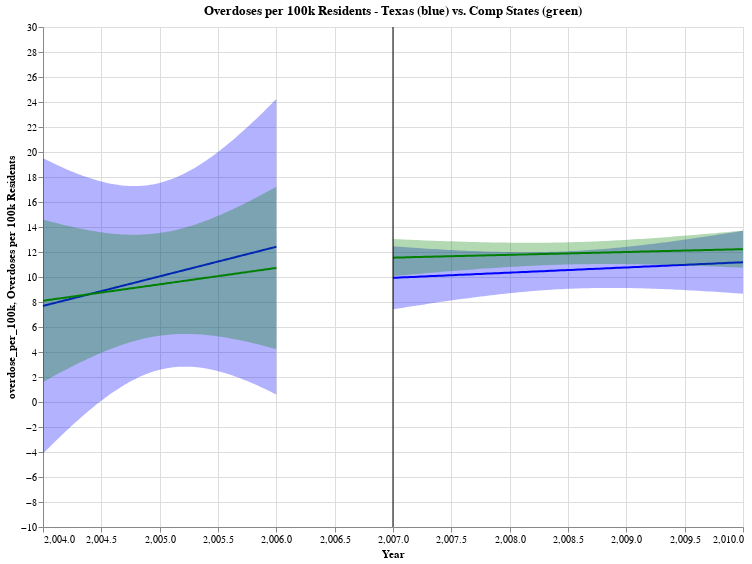

Notebook source saved alongside this figure:
### Code cell
(reg_chart_tx_b4 + reg_chart_tx_after + reg_chart_comp_b4 + reg_chart_comp_after + line).properties(width=700, height=500)

### Figure 1 — Vega-Lite specification as saved in the notebook (floating-point values rounded to 4 significant figures)
{"config": {"view": {"continuousWidth": 400, "continuousHeight": 300}}, "layer": [{"mark": "errorband", "encoding": {"color": {"value": "blue"}, "x": {"field": "Year", "type": "quantitative"}, "y": {"field": "ci_low", "title": "overdose_per_100k", "type": "quantitative"}, "y2": {"field": "ci_high"}}}, {"mark": "line", "encoding": {"color": {"value": "blue"}, "x": {"field": "Year", "scale": {"zero": false}, "title": "Year", "type": "quantitative"}, "y": {"field": "overdose_per_100k", "scale": {"zero": false}, "title": "Overdoses per 100k Residents", "type": "quantitative"}}, "title": "Overdoses per 100k Residents - Texas (blue) vs. Comp States (green)"}, {"layer": [{"mark": "errorband", "encoding": {"color": {"value": "blue"}, "x": {"field": "Year", "type": "quantitative"}, "y": {"field": "ci_low", "title": "overdose_per_100k", "type": "quantitative"}, "y2": {"field": "ci_high"}}}, {"mark": "line", "encoding": {"color": {"value": "blue"}, "x": {"field": "Year", "scale": {"zero": false}, "title": "Year", "type": "quantitative"}, "y": {"field": "overdose_per_100k", "scale": {"zero": false}, "title": "Overdoses per 100k Residents", "type": "quantitative"}}, "title": "Overdoses per 100k Residents - Texas (blue) vs. Comp States (green)"}], "data": {"name": "data-905bd8d91f43b8ddf96f387590000862"}}, {"layer": [{"mark": "errorband", "encoding": {"color": {"value": "green"}, "x": {"field": "Year", "type": "quantitative"}, "y": {"field": "ci_low", "title": "overdose_per_100k", "type": "quantitative"}, "y2": {"field": "ci_high"}}}, {"mark": "line", "encoding": {"color": {"value": "green"}, "x": {"field": "Year", "scale": {"zero": false}, "title": "Year", "type": "quantitative"}, "y": {"field": "overdose_per_100k", "scale": {"zero": false}, "title": "Overdoses per 100k Residents", "type": "quantitative"}}, "title": "Overdoses per 100k Residents - Comp States"}], "data": {"name": "data-c4581399b7f75f93df57c7f247b3838b"}}, {"layer": [{"mark": "errorband", "encoding": {"color": {"value": "green"}, "x": {"field": "Year", "type": "quantitative"}, "y": {"field": "ci_low", "title": "overdose_per_100k", "type": "quantitative"}, "y2": {"field": "ci_high"}}}, {"mark": "line", "encoding": {"color": {"value": "green"}, "x": {"field": "Year", "scale": {"zero": false}, "title": "Year", "type": "quantitative"}, "y": {"field": "overdose_per_100k", "scale": {"zero": false}, "title": "Overdoses per 100k Residents", "type": "quantitative"}}, "title": "Overdoses per 100k Residents - Comp States"}], "data": {"name": "data-6ae60af39498439c08a1ab281b1eefd2"}}, {"data": {"name": "data-666077794fe9b0ba4baa1b4b43e5789c"}, "mark": "rule", "encoding": {"color": {"field": "color", "scale": null, "type": "nominal"}, "x": {"field": "Date", "type": "quantitative"}}}], "data": {"name": "data-18c0b27a2a02e4ded1fca045c0f68e86"}, "height": 500, "width": 700, "$schema": "https://vega.github.io/schema/vega-lite/v4.17.0.json", "datasets": {"data-18c0b27a2a02e4ded1fca045c0f68e86": [{"Year": 2004.0, "overdose_per_100k": 7.687, "ci_low": -4.135, "ci_high": 19.51}, {"Year": 2004.0, "overdose_per_100k": 7.734, "ci_low": -3.946, "ci_high": 19.41}, {"Year": 2004.0, "overdose_per_100k": 7.781, "ci_low": -3.759, "ci_high": 19.32}, {"Year": 2004.0, "overdose_per_100k": 7.829, "ci_low": -3.573, "ci_high": 19.23}, {"Year": 2004.0, "overdose_per_100k": 7.876, "ci_low": -3.388, "ci_high": 19.14}, {"Year": 2004.0, "overdose_per_100k": 7.923, "ci_low": -3.204, "ci_high": 19.05}, {"Year": 2004.0, "overdose_per_100k": 7.971, "ci_low": -3.022, "ci_high": 18.96}, {"Year": 2004.0, "overdose_per_100k": 8.018, "ci_low": -2.841, "ci_high": 18.88}, {"Year": 2004.0, "overdose_per_100k": 8.065, "ci_low": -2.662, "ci_high": 18.79}, {"Year": 2004.0, "overdose_per_100k": 8.113, "ci_low": -2.484, "ci_high": 18.71}, {"Year": 2004.0, "overdose_per_100k": 8.16, "ci_low": -2.308, "ci_high": 18.63}, {"Year": 2004.0, "overdose_per_100k": 8.207, "ci_low": -2.133, "ci_high": 18.55}, {"Year": 2004.0, "overdose_per_100k": 8.255, "ci_low": -1.96, "ci_high": 18.47}, {"Year": 2004.0, "overdose_per_100k": 8.302, "ci_low": -1.789, "ci_high": 18.39}, {"Year": 2004.0, "overdose_per_100k": 8.349, "ci_low": -1.619, "ci_high": 18.32}, {"Year": 2004.0, "overdose_per_100k": 8.396, "ci_low": -1.452, "ci_high": 18.24}, {"Year": 2004.0, "overdose_per_100k": 8.444, "ci_low": -1.286, "ci_high": 18.17}, {"Year": 2004.0, "overdose_per_100k": 8.491, "ci_low": -1.123, "ci_high": 18.11}, {"Year": 2004.0, "overdose_per_100k": 8.538, "ci_low": -0.9616, "ci_high": 18.04}, {"Year": 2004.0, "overdose_per_100k": 8.586, "ci_low": -0.8024, "ci_high": 17.97}, {"Year": 2004.0, "overdose_per_100k": 8.633, "ci_low": -0.6455, "ci_high": 17.91}, {"Year": 2004.0, "overdose_per_100k": 8.68, "ci_low": -0.4909, "ci_high": 17.85}, {"Year": 2004.0, "overdose_per_100k": 8.728, "ci_low": -0.3388, "ci_high": 17.79}, {"Year": 2004.0, "overdose_per_100k": 8.775, "ci_low": -0.1891, "ci_high": 17.74}, {"Year": 2004.0, "overdose_per_100k": 8.822, "ci_low": -0.04212, "ci_high": 17.69}, {"Year": 2004.0, "overdose_per_100k": 8.87, "ci_low": 0.1022, "ci_high": 17.64}, {"Year": 2005.0, "overdose_per_100k": 8.917, "ci_low": 0.2438, "ci_high": 17.59}, {"Year": 2005.0, "overdose_per_100k": 8.964, "ci_low": 0.3824, "ci_high": 17.55}, {"Year": 2005.0, "overdose_per_100k": 9.012, "ci_low": 0.5181, "ci_high": 17.5}, {"Year": 2005.0, "overdose_per_100k": 9.059, "ci_low": 0.6508, "ci_high": 17.47}, {"Year": 2005.0, "overdose_per_100k": 9.106, "ci_low": 0.7803, "ci_high": 17.43}, {"Year": 2005.0, "overdose_per_100k": 9.153, "ci_low": 0.9065, "ci_high": 17.4}, {"Year": 2005.0, "overdose_per_100k": 9.201, "ci_low": 1.029, "ci_high": 17.37}, {"Year": 2005.0, "overdose_per_100k": 9.248, "ci_low": 1.149, "ci_high": 17.35}, {"Year": 2005.0, "overdose_per_100k": 9.295, "ci_low": 1.265, "ci_high": 17.33}, {"Year": 2005.0, "overdose_per_100k": 9.343, "ci_low": 1.377, "ci_high": 17.31}, {"Year": 2005.0, "overdose_per_100k": 9.39, "ci_low": 1.486, "ci_high": 17.29}, {"Year": 2005.0, "overdose_per_100k": 9.437, "ci_low": 1.591, "ci_high": 17.28}, {"Year": 2005.0, "overdose_per_100k": 9.485, "ci_low": 1.691, "ci_high": 17.28}, {"Year": 2005.0, "overdose_per_100k": 9.532, "ci_low": 1.788, "ci_high": 17.28}, {"Year": 2005.0, "overdose_per_100k": 9.579, "ci_low": 1.881, "ci_high": 17.28}, {"Year": 2005.0, "overdose_per_100k": 9.627, "ci_low": 1.97, "ci_high": 17.28}, {"Year": 2005.0, "overdose_per_100k": 9.674, "ci_low": 2.055, "ci_high": 17.29}, {"Year": 2005.0, "overdose_per_100k": 9.721, "ci_low": 2.135, "ci_high": 17.31}, {"Year": 2005.0, "overdose_per_100k": 9.768, "ci_low": 2.211, "ci_high": 17.33}, {"Year": 2005.0, "overdose_per_100k": 9.816, "ci_low": 2.283, "ci_high": 17.35}, {"Year": 2005.0, "overdose_per_100k": 9.863, "ci_low": 2.35, "ci_high": 17.38}, {"Year": 2005.0, "overdose_per_100k": 9.91, "ci_low": 2.413, "ci_high": 17.41}, {"Year": 2005.0, "overdose_per_100k": 9.958, "ci_low": 2.472, "ci_high": 17.44}, {"Year": 2005.0, "overdose_per_100k": 10.0, "ci_low": 2.526, "ci_high": 17.48}, {"Year": 2005.0, "overdose_per_100k": 10.05, "ci_low": 2.575, "ci_high": 17.53}, {"Year": 2005.0, "overdose_per_100k": 10.1, "ci_low": 2.621, "ci_high": 17.58}, {"Year": 2005.0, "overdose_per_100k": 10.15, "ci_low": 2.661, "ci_high": 17.63}, {"Year": 2005.0, "overdose_per_100k": 10.19, "ci_low": 2.697, "ci_high": 17.69}, {"Year": 2005.0, "overdose_per_100k": 10.24, "ci_low": 2.729, "ci_high": 17.75}, {"Year": 2005.0, "overdose_per_100k": 10.29, "ci_low": 2.756, "ci_high": 17.82}, {"Year": 2005.0, "overdose_per_100k": 10.34, "ci_low": 2.779, "ci_high": 17.89}, {"Year": 2005.0, "overdose_per_100k": 10.38, "ci_low": 2.798, "ci_high": 17.97}, {"Year": 2005.0, "overdose_per_100k": 10.43, "ci_low": 2.812, "ci_high": 18.05}, {"Year": 2005.0, "overdose_per_100k": 10.48, "ci_low": 2.822, "ci_high": 18.13}, {"Year": 2005.0, "overdose_per_100k": 10.53, "ci_low": 2.828, "ci_high": 18.22}, {"Year": 2005.0, "overdose_per_100k": 10.57, "ci_low": 2.829, "ci_high": 18.32}, {"Year": 2005.0, "overdose_per_100k": 10.62, "ci_low": 2.827, "ci_high": 18.41}, {"Year": 2005.0, "overdose_per_100k": 10.67, "ci_low": 2.821, "ci_high": 18.51}, {"Year": 2005.0, "overdose_per_100k": 10.71, "ci_low": 2.81, "ci_high": 18.62}, {"Year": 2005.0, "overdose_per_100k": 10.76, "ci_low": 2.796, "ci_high": 18.73}, {"Year": 2005.0, "overdose_per_100k": 10.81, "ci_low": 2.779, "ci_high": 18.84}, {"Year": 2005.0, "overdose_per_100k": 10.86, "ci_low": 2.757, "ci_high": 18.96}, {"Year": 2005.0, "overdose_per_100k": 10.9, "ci_low": 2.733, "ci_high": 19.08}, {"Year": 2005.0, "overdose_per_100k": 10.95, "ci_low": 2.704, "ci_high": 19.2}, {"Year": 2005.0, "overdose_per_100k": 11.0, "ci_low": 2.673, "ci_high": 19.32}, {"Year": 2005.0, "overdose_per_100k": 11.05, "ci_low": 2.638, "ci_high": 19.45}, {"Year": 2005.0, "overdose_per_100k": 11.09, "ci_low": 2.6, "ci_high": 19.59}, {"Year": 2005.0, "overdose_per_100k": 11.14, "ci_low": 2.559, "ci_high": 19.72}, {"Year": 2005.0, "overdose_per_100k": 11.19, "ci_low": 2.515, "ci_high": 19.86}, {"Year": 2005.0, "overdose_per_100k": 11.24, "ci_low": 2.468, "ci_high": 20.0}, {"Year": 2006.0, "overdose_per_100k": 11.28, "ci_low": 2.418, "ci_high": 20.15}, {"Year": 2006.0, "overdose_per_100k": 11.33, "ci_low": 2.366, "ci_high": 20.29}, {"Year": 2006.0, "overdose_per_100k": 11.38, "ci_low": 2.311, "ci_high": 20.44}, {"Year": 2006.0, "overdose_per_100k": 11.42, "ci_low": 2.253, "ci_high": 20.6}, {"Year": 2006.0, "overdose_per_100k": 11.47, "ci_low": 2.193, "ci_high": 20.75}, {"Year": 2006.0, "overdose_per_100k": 11.52, "ci_low": 2.131, "ci_high": 20.91}, {"Year": 2006.0, "overdose_per_100k": 11.57, "ci_low": 2.066, "ci_high": 21.07}, {"Year": 2006.0, "overdose_per_100k": 11.61, "ci_low": 1.999, "ci_high": 21.23}, {"Year": 2006.0, "overdose_per_100k": 11.66, "ci_low": 1.931, "ci_high": 21.39}, {"Year": 2006.0, "overdose_per_100k": 11.71, "ci_low": 1.86, "ci_high": 21.56}, {"Year": 2006.0, "overdose_per_100k": 11.76, "ci_low": 1.787, "ci_high": 21.72}, {"Year": 2006.0, "overdose_per_100k": 11.8, "ci_low": 1.712, "ci_high": 21.89}, {"Year": 2006.0, "overdose_per_100k": 11.85, "ci_low": 1.635, "ci_high": 22.06}, {"Year": 2006.0, "overdose_per_100k": 11.9, "ci_low": 1.557, "ci_high": 22.24}, {"Year": 2006.0, "overdose_per_100k": 11.94, "ci_low": 1.477, "ci_high": 22.41}, {"Year": 2006.0, "overdose_per_100k": 11.99, "ci_low": 1.395, "ci_high": 22.59}, {"Year": 2006.0, "overdose_per_100k": 12.04, "ci_low": 1.312, "ci_high": 22.77}, {"Year": 2006.0, "overdose_per_100k": 12.09, "ci_low": 1.227, "ci_high": 22.95}, {"Year": 2006.0, "overdose_per_100k": 12.13, "ci_low": 1.141, "ci_high": 23.13}, {"Year": 2006.0, "overdose_per_100k": 12.18, "ci_low": 1.054, "ci_high": 23.31}, {"Year": 2006.0, "overdose_per_100k": 12.23, "ci_low": 0.9645, "ci_high": 23.49}, {"Year": 2006.0, "overdose_per_100k": 12.28, "ci_low": 0.8742, "ci_high": 23.68}, {"Year": 2006.0, "overdose_per_100k": 12.32, "ci_low": 0.7826, "ci_high": 23.86}, {"Year": 2006.0, "overdose_per_100k": 12.37, "ci_low": 0.6898, "ci_high": 24.05}, {"Year": 2006.0, "overdose_per_100k": 12.42, "ci_low": 0.5959, "ci_high": 24.24}], "data-905bd8d91f43b8ddf96f387590000862": [{"Year": 2007.0, "overdose_per_100k": 9.933, "ci_low": 7.416, "ci_high": 12.45}, {"Year": 2007.0, "overdose_per_100k": 9.946, "ci_low": 7.46, "ci_high": 12.43}, {"Year": 2007.0, "overdose_per_100k": 9.958, "ci_low": 7.505, "ci_high": 12.41}, {"Year": 2007.0, "overdose_per_100k": 9.971, "ci_low": 7.549, "ci_high": 12.39}, {"Year": 2007.0, "overdose_per_100k": 9.983, "ci_low": 7.593, "ci_high": 12.37}, {"Year": 2007.0, "overdose_per_100k": 9.996, "ci_low": 7.637, "ci_high": 12.35}, {"Year": 2007.0, "overdose_per_100k": 10.01, "ci_low": 7.68, "ci_high": 12.34}, {"Year": 2007.0, "overdose_per_100k": 10.02, "ci_low": 7.723, "ci_high": 12.32}, {"Year": 2007.0, "overdose_per_100k": 10.03, "ci_low": 7.766, "ci_high": 12.3}, {"Year": 2007.0, "overdose_per_100k": 10.05, "ci_low": 7.809, "ci_high": 12.28}, {"Year": 2007.0, "overdose_per_100k": 10.06, "ci_low": 7.851, "ci_high": 12.27}, {"Year": 2007.0, "overdose_per_100k": 10.07, "ci_low": 7.893, "ci_high": 12.25}, {"Year": 2007.0, "overdose_per_100k": 10.08, "ci_low": 7.934, "ci_high": 12.23}, {"Year": 2007.0, "overdose_per_100k": 10.1, "ci_low": 7.975, "ci_high": 12.22}, {"Year": 2007.0, "overdose_per_100k": 10.11, "ci_low": 8.016, "ci_high": 12.2}, {"Year": 2007.0, "overdose_per_100k": 10.12, "ci_low": 8.056, "ci_high": 12.18}, {"Year": 2007.0, "overdose_per_100k": 10.13, "ci_low": 8.096, "ci_high": 12.17}, {"Year": 2008.0, "overdose_per_100k": 10.15, "ci_low": 8.136, "ci_high": 12.16}, {"Year": 2008.0, "overdose_per_100k": 10.16, "ci_low": 8.175, "ci_high": 12.14}, {"Year": 2008.0, "overdose_per_100k": 10.17, "ci_low": 8.213, "ci_high": 12.13}, {"Year": 2008.0, "overdose_per_100k": 10.18, "ci_low": 8.251, "ci_high": 12.11}, {"Year": 2008.0, "overdose_per_100k": 10.2, "ci_low": 8.289, "ci_high": 12.1}, {"Year": 2008.0, "overdose_per_100k": 10.21, "ci_low": 8.326, "ci_high": 12.09}, {"Year": 2008.0, "overdose_per_100k": 10.22, "ci_low": 8.362, "ci_high": 12.08}, {"Year": 2008.0, "overdose_per_100k": 10.23, "ci_low": 8.398, "ci_high": 12.07}, {"Year": 2008.0, "overdose_per_100k": 10.25, "ci_low": 8.433, "ci_high": 12.06}, {"Year": 2008.0, "overdose_per_100k": 10.26, "ci_low": 8.468, "ci_high": 12.05}, {"Year": 2008.0, "overdose_per_100k": 10.27, "ci_low": 8.502, "ci_high": 12.04}, {"Year": 2008.0, "overdose_per_100k": 10.28, "ci_low": 8.535, "ci_high": 12.03}, {"Year": 2008.0, "overdose_per_100k": 10.3, "ci_low": 8.568, "ci_high": 12.02}, {"Year": 2008.0, "overdose_per_100k": 10.31, "ci_low": 8.6, "ci_high": 12.02}, {"Year": 2008.0, "overdose_per_100k": 10.32, "ci_low": 8.631, "ci_high": 12.01}, {"Year": 2008.0, "overdose_per_100k": 10.33, "ci_low": 8.662, "ci_high": 12.0}, {"Year": 2008.0, "overdose_per_100k": 10.35, "ci_low": 8.691, "ci_high": 12.0}, {"Year": 2008.0, "overdose_per_100k": 10.36, "ci_low": 8.72, "ci_high": 12.0}, {"Year": 2008.0, "overdose_per_100k": 10.37, "ci_low": 8.748, "ci_high": 11.99}, {"Year": 2008.0, "overdose_per_100k": 10.38, "ci_low": 8.775, "ci_high": 11.99}, {"Year": 2008.0, "overdose_per_100k": 10.39, "ci_low": 8.801, "ci_high": 11.99}, {"Year": 2008.0, "overdose_per_100k": 10.41, "ci_low": 8.827, "ci_high": 11.99}, {"Year": 2008.0, "overdose_per_100k": 10.42, "ci_low": 8.851, "ci_high": 11.99}, {"Year": 2008.0, "overdose_per_100k": 10.43, "ci_low": 8.875, "ci_high": 11.99}, {"Year": 2008.0, "overdose_per_100k": 10.44, "ci_low": 8.897, "ci_high": 11.99}, {"Year": 2008.0, "overdose_per_100k": 10.46, "ci_low": 8.918, "ci_high": 12.0}, {"Year": 2008.0, "overdose_per_100k": 10.47, "ci_low": 8.939, "ci_high": 12.0}, {"Year": 2008.0, "overdose_per_100k": 10.48, "ci_low": 8.958, "ci_high": 12.01}, {"Year": 2008.0, "overdose_per_100k": 10.49, "ci_low": 8.977, "ci_high": 12.01}, {"Year": 2008.0, "overdose_per_100k": 10.51, "ci_low": 8.994, "ci_high": 12.02}, {"Year": 2008.0, "overdose_per_100k": 10.52, "ci_low": 9.01, "ci_high": 12.03}, {"Year": 2008.0, "overdose_per_100k": 10.53, "ci_low": 9.025, "ci_high": 12.04}, {"Year": 2008.0, "overdose_per_100k": 10.54, "ci_low": 9.04, "ci_high": 12.05}, {"Year": 2008.0, "overdose_per_100k": 10.56, "ci_low": 9.053, "ci_high": 12.06}, {"Year": 2009.0, "overdose_per_100k": 10.57, "ci_low": 9.064, "ci_high": 12.07}, {"Year": 2009.0, "overdose_per_100k": 10.58, "ci_low": 9.075, "ci_high": 12.09}, {"Year": 2009.0, "overdose_per_100k": 10.59, "ci_low": 9.085, "ci_high": 12.1}, {"Year": 2009.0, "overdose_per_100k": 10.61, "ci_low": 9.094, "ci_high": 12.12}, {"Year": 2009.0, "overdose_per_100k": 10.62, "ci_low": 9.101, "ci_high": 12.14}, {"Year": 2009.0, "overdose_per_100k": 10.63, "ci_low": 9.108, "ci_high": 12.16}, {"Year": 2009.0, "overdose_per_100k": 10.64, "ci_low": 9.114, "ci_high": 12.18}, {"Year": 2009.0, "overdose_per_100k": 10.66, "ci_low": 9.118, "ci_high": 12.2}, {"Year": 2009.0, "overdose_per_100k": 10.67, "ci_low": 9.122, "ci_high": 12.22}, {"Year": 2009.0, "overdose_per_100k": 10.68, "ci_low": 9.124, "ci_high": 12.24}, {"Year": 2009.0, "overdose_per_100k": 10.69, "ci_low": 9.126, "ci_high": 12.26}, {"Year": 2009.0, "overdose_per_100k": 10.71, "ci_low": 9.126, "ci_high": 12.29}, {"Year": 2009.0, "overdose_per_100k": 10.72, "ci_low": 9.126, "ci_high": 12.31}, {"Year": 2009.0, "overdose_per_100k": 10.73, "ci_low": 9.125, "ci_high": 12.34}, {"Year": 2009.0, "overdose_per_100k": 10.74, "ci_low": 9.122, "ci_high": 12.37}, {"Year": 2009.0, "overdose_per_100k": 10.76, "ci_low": 9.119, "ci_high": 12.39}, {"Year": 2009.0, "overdose_per_100k": 10.77, "ci_low": 9.116, "ci_high": 12.42}, {"Year": 2009.0, "overdose_per_100k": 10.78, "ci_low": 9.111, "ci_high": 12.45}, {"Year": 2009.0, "overdose_per_100k": 10.79, "ci_low": 9.105, "ci_high": 12.48}, {"Year": 2009.0, "overdose_per_100k": 10.81, "ci_low": 9.099, "ci_high": 12.51}, {"Year": 2009.0, "overdose_per_100k": 10.82, "ci_low": 9.092, "ci_high": 12.55}, {"Year": 2009.0, "overdose_per_100k": 10.83, "ci_low": 9.084, "ci_high": 12.58}, {"Year": 2009.0, "overdose_per_100k": 10.84, "ci_low": 9.076, "ci_high": 12.61}, {"Year": 2009.0, "overdose_per_100k": 10.86, "ci_low": 9.067, "ci_high": 12.65}, {"Year": 2009.0, "overdose_per_100k": 10.87, "ci_low": 9.057, "ci_high": 12.68}, {"Year": 2009.0, "overdose_per_100k": 10.88, "ci_low": 9.047, "ci_high": 12.72}, {"Year": 2009.0, "overdose_per_100k": 10.89, "ci_low": 9.036, "ci_high": 12.75}, {"Year": 2009.0, "overdose_per_100k": 10.91, "ci_low": 9.025, "ci_high": 12.79}, {"Year": 2009.0, "overdose_per_100k": 10.92, "ci_low": 9.013, "ci_high": 12.83}, {"Year": 2009.0, "overdose_per_100k": 10.93, "ci_low": 9.0, "ci_high": 12.86}, {"Year": 2009.0, "overdose_per_100k": 10.94, "ci_low": 8.987, "ci_high": 12.9}, {"Year": 2009.0, "overdose_per_100k": 10.96, "ci_low": 8.973, "ci_high": 12.94}, {"Year": 2009.0, "overdose_per_100k": 10.97, "ci_low": 8.959, "ci_high": 12.98}, {"Year": 2010.0, "overdose_per_100k": 10.98, "ci_low": 8.945, "ci_high": 13.02}, {"Year": 2010.0, "overdose_per_100k": 10.99, "ci_low": 8.93, "ci_high": 13.06}, {"Year": 2010.0, "overdose_per_100k": 11.01, "ci_low": 8.914, "ci_high": 13.1}, {"Year": 2010.0, "overdose_per_100k": 11.02, "ci_low": 8.899, "ci_high": 13.14}, {"Year": 2010.0, "overdose_per_100k": 11.03, "ci_low": 8.882, "ci_high": 13.18}, {"Year": 2010.0, "overdose_per_100k": 11.04, "ci_low": 8.866, "ci_high": 13.22}, {"Year": 2010.0, "overdose_per_100k": 11.06, "ci_low": 8.849, "ci_high": 13.26}, {"Year": 2010.0, "overdose_per_100k": 11.07, "ci_low": 8.832, "ci_high": 13.31}, {"Year": 2010.0, "overdose_per_100k": 11.08, "ci_low": 8.814, "ci_high": 13.35}, {"Year": 2010.0, "overdose_per_100k": 11.09, "ci_low": 8.796, "ci_high": 13.39}, {"Year": 2010.0, "overdose_per_100k": 11.11, "ci_low": 8.778, "ci_high": 13.43}, {"Year": 2010.0, "overdose_per_100k": 11.12, "ci_low": 8.76, "ci_high": 13.48}, {"Year": 2010.0, "overdose_per_100k": 11.13, "ci_low": 8.741, "ci_high": 13.52}, {"Year": 2010.0, "overdose_per_100k": 11.14, "ci_low": 8.722, "ci_high": 13.57}, {"Year": 2010.0, "overdose_per_100k": 11.16, "ci_low": 8.703, "ci_high": 13.61}, {"Year": 2010.0, "overdose_per_100k": 11.17, "ci_low": 8.683, "ci_high": 13.65}, {"Year": 2010.0, "overdose_per_100k": 11.18, "ci_low": 8.663, "ci_high": 13.7}], "data-c4581399b7f75f93df57c7f247b3838b": [{"Year": 2004.0, "overdose_per_100k": 8.101, "ci_low": 1.6, "ci_high": 14.6}, {"Year": 2004.0, "overdose_per_100k": 8.127, "ci_low": 1.704, "ci_high": 14.55}, {"Year": 2004.0, "overdose_per_100k": 8.153, "ci_low": 1.807, "ci_high": 14.5}, {"Year": 2004.0, "overdose_per_100k": 8.179, "ci_low": 1.91, "ci_high": 14.45}, {"Year": 2004.0, "overdose_per_100k": 8.206, "ci_low": 2.012, "ci_high": 14.4}, {"Year": 2004.0, "overdose_per_100k": 8.232, "ci_low": 2.113, "ci_high": 14.35}, {"Year": 2004.0, "overdose_per_100k": 8.258, "ci_low": 2.213, "ci_high": 14.3}, {"Year": 2004.0, "overdose_per_100k": 8.284, "ci_low": 2.313, "ci_high": 14.26}, {"Year": 2004.0, "overdose_per_100k": 8.311, "ci_low": 2.412, "ci_high": 14.21}, {"Year": 2004.0, "overdose_per_100k": 8.337, "ci_low": 2.51, "ci_high": 14.16}, {"Year": 2004.0, "overdose_per_100k": 8.363, "ci_low": 2.607, "ci_high": 14.12}, {"Year": 2004.0, "overdose_per_100k": 8.389, "ci_low": 2.703, "ci_high": 14.08}, {"Year": 2004.0, "overdose_per_100k": 8.416, "ci_low": 2.799, "ci_high": 14.03}, {"Year": 2004.0, "overdose_per_100k": 8.442, "ci_low": 2.893, "ci_high": 13.99}, {"Year": 2004.0, "overdose_per_100k": 8.468, "ci_low": 2.986, "ci_high": 13.95}, {"Year": 2004.0, "overdose_per_100k": 8.494, "ci_low": 3.079, "ci_high": 13.91}, {"Year": 2004.0, "overdose_per_100k": 8.521, "ci_low": 3.17, "ci_high": 13.87}, {"Year": 2004.0, "overdose_per_100k": 8.547, "ci_low": 3.26, "ci_high": 13.83}, {"Year": 2004.0, "overdose_per_100k": 8.573, "ci_low": 3.349, "ci_high": 13.8}, {"Year": 2004.0, "overdose_per_100k": 8.599, "ci_low": 3.437, "ci_high": 13.76}, {"Year": 2004.0, "overdose_per_100k": 8.626, "ci_low": 3.523, "ci_high": 13.73}, {"Year": 2004.0, "overdose_per_100k": 8.652, "ci_low": 3.609, "ci_high": 13.69}, {"Year": 2004.0, "overdose_per_100k": 8.678, "ci_low": 3.693, "ci_high": 13.66}, {"Year": 2004.0, "overdose_per_100k": 8.704, "ci_low": 3.775, "ci_high": 13.63}, {"Year": 2004.0, "overdose_per_100k": 8.731, "ci_low": 3.856, "ci_high": 13.6}, {"Year": 2004.0, "overdose_per_100k": 8.757, "ci_low": 3.936, "ci_high": 13.58}, {"Year": 2005.0, "overdose_per_100k": 8.783, "ci_low": 4.014, "ci_high": 13.55}, {"Year": 2005.0, "overdose_per_100k": 8.809, "ci_low": 4.09, "ci_high": 13.53}, {"Year": 2005.0, "overdose_per_100k": 8.836, "ci_low": 4.165, "ci_high": 13.51}, {"Year": 2005.0, "overdose_per_100k": 8.862, "ci_low": 4.238, "ci_high": 13.49}, {"Year": 2005.0, "overdose_per_100k": 8.888, "ci_low": 4.31, "ci_high": 13.47}, {"Year": 2005.0, "overdose_per_100k": 8.914, "ci_low": 4.379, "ci_high": 13.45}, {"Year": 2005.0, "overdose_per_100k": 8.941, "ci_low": 4.447, "ci_high": 13.43}, {"Year": 2005.0, "overdose_per_100k": 8.967, "ci_low": 4.513, "ci_high": 13.42}, {"Year": 2005.0, "overdose_per_100k": 8.993, "ci_low": 4.577, "ci_high": 13.41}, {"Year": 2005.0, "overdose_per_100k": 9.019, "ci_low": 4.639, "ci_high": 13.4}, {"Year": 2005.0, "overdose_per_100k": 9.046, "ci_low": 4.699, "ci_high": 13.39}, {"Year": 2005.0, "overdose_per_100k": 9.072, "ci_low": 4.757, "ci_high": 13.39}, {"Year": 2005.0, "overdose_per_100k": 9.098, "ci_low": 4.813, "ci_high": 13.38}, {"Year": 2005.0, "overdose_per_100k": 9.124, "ci_low": 4.866, "ci_high": 13.38}, {"Year": 2005.0, "overdose_per_100k": 9.151, "ci_low": 4.918, "ci_high": 13.38}, {"Year": 2005.0, "overdose_per_100k": 9.177, "ci_low": 4.967, "ci_high": 13.39}, {"Year": 2005.0, "overdose_per_100k": 9.203, "ci_low": 5.013, "ci_high": 13.39}, {"Year": 2005.0, "overdose_per_100k": 9.229, "ci_low": 5.058, "ci_high": 13.4}, {"Year": 2005.0, "overdose_per_100k": 9.256, "ci_low": 5.1, "ci_high": 13.41}, {"Year": 2005.0, "overdose_per_100k": 9.282, "ci_low": 5.14, "ci_high": 13.42}, {"Year": 2005.0, "overdose_per_100k": 9.308, "ci_low": 5.177, "ci_high": 13.44}, {"Year": 2005.0, "overdose_per_100k": 9.334, "ci_low": 5.212, "ci_high": 13.46}, {"Year": 2005.0, "overdose_per_100k": 9.361, "ci_low": 5.244, "ci_high": 13.48}, {"Year": 2005.0, "overdose_per_100k": 9.387, "ci_low": 5.274, "ci_high": 13.5}, {"Year": 2005.0, "overdose_per_100k": 9.413, "ci_low": 5.302, "ci_high": 13.52}, {"Year": 2005.0, "overdose_per_100k": 9.439, "ci_low": 5.327, "ci_high": 13.55}, {"Year": 2005.0, "overdose_per_100k": 9.466, "ci_low": 5.349, "ci_high": 13.58}, {"Year": 2005.0, "overdose_per_100k": 9.492, "ci_low": 5.369, "ci_high": 13.61}, {"Year": 2005.0, "overdose_per_100k": 9.518, "ci_low": 5.387, "ci_high": 13.65}, {"Year": 2005.0, "overdose_per_100k": 9.544, "ci_low": 5.402, "ci_high": 13.69}, {"Year": 2005.0, "overdose_per_100k": 9.571, "ci_low": 5.415, "ci_high": 13.73}, {"Year": 2005.0, "overdose_per_100k": 9.597, "ci_low": 5.425, "ci_high": 13.77}, {"Year": 2005.0, "overdose_per_100k": 9.623, "ci_low": 5.433, "ci_high": 13.81}, {"Year": 2005.0, "overdose_per_100k": 9.649, "ci_low": 5.439, "ci_high": 13.86}, {"Year": 2005.0, "overdose_per_100k": 9.676, "ci_low": 5.443, "ci_high": 13.91}, {"Year": 2005.0, "overdose_per_100k": 9.702, "ci_low": 5.444, "ci_high": 13.96}, {"Year": 2005.0, "overdose_per_100k": 9.728, "ci_low": 5.443, "ci_high": 14.01}, {"Year": 2005.0, "overdose_per_100k": 9.754, "ci_low": 5.44, "ci_high": 14.07}, {"Year": 2005.0, "overdose_per_100k": 9.781, "ci_low": 5.434, "ci_high": 14.13}, {"Year": 2005.0, "overdose_per_100k": 9.807, "ci_low": 5.427, "ci_high": 14.19}, {"Year": 2005.0, "overdose_per_100k": 9.833, "ci_low": 5.417, "ci_high": 14.25}, {"Year": 2005.0, "overdose_per_100k": 9.859, "ci_low": 5.406, "ci_high": 14.31}, {"Year": 2005.0, "overdose_per_100k": 9.886, "ci_low": 5.392, "ci_high": 14.38}, {"Year": 2005.0, "overdose_per_100k": 9.912, "ci_low": 5.377, "ci_high": 14.45}, {"Year": 2005.0, "overdose_per_100k": 9.938, "ci_low": 5.36, "ci_high": 14.52}, {"Year": 2005.0, "overdose_per_100k": 9.964, "ci_low": 5.341, "ci_high": 14.59}, {"Year": 2005.0, "overdose_per_100k": 9.991, "ci_low": 5.32, "ci_high": 14.66}, {"Year": 2005.0, "overdose_per_100k": 10.02, "ci_low": 5.298, "ci_high": 14.74}, {"Year": 2005.0, "overdose_per_100k": 10.04, "ci_low": 5.274, "ci_high": 14.81}, {"Year": 2005.0, "overdose_per_100k": 10.07, "ci_low": 5.248, "ci_high": 14.89}, {"Year": 2006.0, "overdose_per_100k": 10.1, "ci_low": 5.221, "ci_high": 14.97}, {"Year": 2006.0, "overdose_per_100k": 10.12, "ci_low": 5.193, "ci_high": 15.05}, {"Year": 2006.0, "overdose_per_100k": 10.15, "ci_low": 5.163, "ci_high": 15.13}, {"Year": 2006.0, "overdose_per_100k": 10.17, "ci_low": 5.131, "ci_high": 15.22}, {"Year": 2006.0, "overdose_per_100k": 10.2, "ci_low": 5.098, "ci_high": 15.3}, {"Year": 2006.0, "overdose_per_100k": 10.23, "ci_low": 5.064, "ci_high": 15.39}, {"Year": 2006.0, "overdose_per_100k": 10.25, "ci_low": 5.029, "ci_high": 15.48}, {"Year": 2006.0, "overdose_per_100k": 10.28, "ci_low": 4.993, "ci_high": 15.57}, {"Year": 2006.0, "overdose_per_100k": 10.31, "ci_low": 4.955, "ci_high": 15.66}, {"Year": 2006.0, "overdose_per_100k": 10.33, "ci_low": 4.916, "ci_high": 15.75}, {"Year": 2006.0, "overdose_per_100k": 10.36, "ci_low": 4.877, "ci_high": 15.84}, {"Year": 2006.0, "overdose_per_100k": 10.38, "ci_low": 4.836, "ci_high": 15.93}, {"Year": 2006.0, "overdose_per_100k": 10.41, "ci_low": 4.794, "ci_high": 16.03}, {"Year": 2006.0, "overdose_per_100k": 10.44, "ci_low": 4.751, "ci_high": 16.12}, {"Year": 2006.0, "overdose_per_100k": 10.46, "ci_low": 4.707, "ci_high": 16.22}, {"Year": 2006.0, "overdose_per_100k": 10.49, "ci_low": 4.662, "ci_high": 16.32}, {"Year": 2006.0, "overdose_per_100k": 10.52, "ci_low": 4.617, "ci_high": 16.41}, {"Year": 2006.0, "overdose_per_100k": 10.54, "ci_low": 4.571, "ci_high": 16.51}, {"Year": 2006.0, "overdose_per_100k": 10.57, "ci_low": 4.523, "ci_high": 16.61}, {"Year": 2006.0, "overdose_per_100k": 10.59, "ci_low": 4.475, "ci_high": 16.71}, {"Year": 2006.0, "overdose_per_100k": 10.62, "ci_low": 4.427, "ci_high": 16.81}, {"Year": 2006.0, "overdose_per_100k": 10.65, "ci_low": 4.377, "ci_high": 16.92}, {"Year": 2006.0, "overdose_per_100k": 10.67, "ci_low": 4.327, "ci_high": 17.02}, {"Year": 2006.0, "overdose_per_100k": 10.7, "ci_low": 4.276, "ci_high": 17.12}, {"Year": 2006.0, "overdose_per_100k": 10.73, "ci_low": 4.225, "ci_high": 17.23}], "data-6ae60af39498439c08a1ab281b1eefd2": [{"Year": 2007.0, "overdose_per_100k": 11.55, "ci_low": 10.06, "ci_high": 13.03}, {"Year": 2007.0, "overdose_per_100k": 11.56, "ci_low": 10.09, "ci_high": 13.02}, {"Year": 2007.0, "overdose_per_100k": 11.56, "ci_low": 10.12, "ci_high": 13.01}, {"Year": 2007.0, "overdose_per_100k": 11.57, "ci_low": 10.14, "ci_high": 13.0}, {"Year": 2007.0, "overdose_per_100k": 11.58, "ci_low": 10.17, "ci_high": 12.99}, {"Year": 2007.0, "overdose_per_100k": 11.58, "ci_low": 10.19, "ci_high": 12.97}, {"Year": 2007.0, "overdose_per_100k": 11.59, "ci_low": 10.22, "ci_high": 12.96}, {"Year": 2007.0, "overdose_per_100k": 11.6, "ci_low": 10.24, "ci_high": 12.95}, {"Year": 2007.0, "overdose_per_100k": 11.6, "ci_low": 10.27, "ci_high": 12.94}, {"Year": 2007.0, "overdose_per_100k": 11.61, "ci_low": 10.29, "ci_high": 12.93}, {"Year": 2007.0, "overdose_per_100k": 11.62, "ci_low": 10.32, "ci_high": 12.92}, {"Year": 2007.0, "overdose_per_100k": 11.62, "ci_low": 10.34, "ci_high": 12.91}, {"Year": 2007.0, "overdose_per_100k": 11.63, "ci_low": 10.36, "ci_high": 12.9}, {"Year": 2007.0, "overdose_per_100k": 11.64, "ci_low": 10.39, "ci_high": 12.89}, {"Year": 2007.0, "overdose_per_100k": 11.64, "ci_low": 10.41, "ci_high": 12.88}, {"Year": 2007.0, "overdose_per_100k": 11.65, "ci_low": 10.43, "ci_high": 12.87}, {"Year": 2007.0, "overdose_per_100k": 11.66, "ci_low": 10.46, "ci_high": 12.86}, {"Year": 2008.0, "overdose_per_100k": 11.66, "ci_low": 10.48, "ci_high": 12.85}, {"Year": 2008.0, "overdose_per_100k": 11.67, "ci_low": 10.5, "ci_high": 12.84}, {"Year": 2008.0, "overdose_per_100k": 11.68, "ci_low": 10.52, "ci_high": 12.83}, {"Year": 2008.0, "overdose_per_100k": 11.69, "ci_low": 10.55, "ci_high": 12.82}, {"Year": 2008.0, "overdose_per_100k": 11.69, "ci_low": 10.57, "ci_high": 12.82}, {"Year": 2008.0, "overdose_per_100k": 11.7, "ci_low": 10.59, "ci_high": 12.81}, {"Year": 2008.0, "overdose_per_100k": 11.71, "ci_low": 10.61, "ci_high": 12.8}, {"Year": 2008.0, "overdose_per_100k": 11.71, "ci_low": 10.63, "ci_high": 12.79}, {"Year": 2008.0, "overdose_per_100k": 11.72, "ci_low": 10.65, "ci_high": 12.79}, {"Year": 2008.0, "overdose_per_100k": 11.73, "ci_low": 10.67, "ci_high": 12.78}, {"Year": 2008.0, "overdose_per_100k": 11.73, "ci_low": 10.69, "ci_high": 12.78}, {"Year": 2008.0, "overdose_per_100k": 11.74, "ci_low": 10.71, "ci_high": 12.77}, {"Year": 2008.0, "overdose_per_100k": 11.75, "ci_low": 10.73, "ci_high": 12.76}, {"Year": 2008.0, "overdose_per_100k": 11.75, "ci_low": 10.75, "ci_high": 12.76}, {"Year": 2008.0, "overdose_per_100k": 11.76, "ci_low": 10.76, "ci_high": 12.76}, {"Year": 2008.0, "overdose_per_100k": 11.77, "ci_low": 10.78, "ci_high": 12.75}, {"Year": 2008.0, "overdose_per_100k": 11.77, "ci_low": 10.8, "ci_high": 12.75}, {"Year": 2008.0, "overdose_per_100k": 11.78, "ci_low": 10.81, "ci_high": 12.75}, {"Year": 2008.0, "overdose_per_100k": 11.79, "ci_low": 10.83, "ci_high": 12.74}, {"Year": 2008.0, "overdose_per_100k": 11.79, "ci_low": 10.85, "ci_high": 12.74}, {"Year": 2008.0, "overdose_per_100k": 11.8, "ci_low": 10.86, "ci_high": 12.74}, {"Year": 2008.0, "overdose_per_100k": 11.81, "ci_low": 10.87, "ci_high": 12.74}, {"Year": 2008.0, "overdose_per_100k": 11.81, "ci_low": 10.89, "ci_high": 12.74}, {"Year": 2008.0, "overdose_per_100k": 11.82, "ci_low": 10.9, "ci_high": 12.74}, {"Year": 2008.0, "overdose_per_100k": 11.83, "ci_low": 10.91, "ci_high": 12.74}, {"Year": 2008.0, "overdose_per_100k": 11.83, "ci_low": 10.93, "ci_high": 12.74}, {"Year": 2008.0, "overdose_per_100k": 11.84, "ci_low": 10.94, "ci_high": 12.74}, {"Year": 2008.0, "overdose_per_100k": 11.85, "ci_low": 10.95, "ci_high": 12.75}, {"Year": 2008.0, "overdose_per_100k": 11.85, "ci_low": 10.96, "ci_high": 12.75}, {"Year": 2008.0, "overdose_per_100k": 11.86, "ci_low": 10.97, "ci_high": 12.75}, {"Year": 2008.0, "overdose_per_100k": 11.87, "ci_low": 10.98, "ci_high": 12.76}, {"Year": 2008.0, "overdose_per_100k": 11.87, "ci_low": 10.99, "ci_high": 12.76}, {"Year": 2008.0, "overdose_per_100k": 11.88, "ci_low": 10.99, "ci_high": 12.77}, {"Year": 2008.0, "overdose_per_100k": 11.89, "ci_low": 11.0, "ci_high": 12.78}, {"Year": 2009.0, "overdose_per_100k": 11.89, "ci_low": 11.01, "ci_high": 12.78}, {"Year": 2009.0, "overdose_per_100k": 11.9, "ci_low": 11.01, "ci_high": 12.79}, {"Year": 2009.0, "overdose_per_100k": 11.91, "ci_low": 11.02, "ci_high": 12.8}, {"Year": 2009.0, "overdose_per_100k": 11.92, "ci_low": 11.02, "ci_high": 12.81}, {"Year": 2009.0, "overdose_per_100k": 11.92, "ci_low": 11.03, "ci_high": 12.82}, {"Year": 2009.0, "overdose_per_100k": 11.93, "ci_low": 11.03, "ci_high": 12.83}, {"Year": 2009.0, "overdose_per_100k": 11.94, "ci_low": 11.03, "ci_high": 12.84}, {"Year": 2009.0, "overdose_per_100k": 11.94, "ci_low": 11.03, "ci_high": 12.85}, {"Year": 2009.0, "overdose_per_100k": 11.95, "ci_low": 11.04, "ci_high": 12.86}, {"Year": 2009.0, "overdose_per_100k": 11.96, "ci_low": 11.04, "ci_high": 12.87}, {"Year": 2009.0, "overdose_per_100k": 11.96, "ci_low": 11.04, "ci_high": 12.89}, {"Year": 2009.0, "overdose_per_100k": 11.97, "ci_low": 11.04, "ci_high": 12.9}, {"Year": 2009.0, "overdose_per_100k": 11.98, "ci_low": 11.04, "ci_high": 12.92}, {"Year": 2009.0, "overdose_per_100k": 11.98, "ci_low": 11.03, "ci_high": 12.93}, {"Year": 2009.0, "overdose_per_100k": 11.99, "ci_low": 11.03, "ci_high": 12.95}, {"Year": 2009.0, "overdose_per_100k": 12.0, "ci_low": 11.03, "ci_high": 12.96}, {"Year": 2009.0, "overdose_per_100k": 12.0, "ci_low": 11.03, "ci_high": 12.98}, {"Year": 2009.0, "overdose_per_100k": 12.01, "ci_low": 11.02, "ci_high": 13.0}, {"Year": 2009.0, "overdose_per_100k": 12.02, "ci_low": 11.02, "ci_high": 13.01}, {"Year": 2009.0, "overdose_per_100k": 12.02, "ci_low": 11.02, "ci_high": 13.03}, {"Year": 2009.0, "overdose_per_100k": 12.03, "ci_low": 11.01, "ci_high": 13.05}, {"Year": 2009.0, "overdose_per_100k": 12.04, "ci_low": 11.01, "ci_high": 13.07}, {"Year": 2009.0, "overdose_per_100k": 12.04, "ci_low": 11.0, "ci_high": 13.09}, {"Year": 2009.0, "overdose_per_100k": 12.05, "ci_low": 11.0, "ci_high": 13.11}, {"Year": 2009.0, "overdose_per_100k": 12.06, "ci_low": 10.99, "ci_high": 13.13}, {"Year": 2009.0, "overdose_per_100k": 12.06, "ci_low": 10.98, "ci_high": 13.15}, {"Year": 2009.0, "overdose_per_100k": 12.07, "ci_low": 10.98, "ci_high": 13.17}, {"Year": 2009.0, "overdose_per_100k": 12.08, "ci_low": 10.97, "ci_high": 13.19}, {"Year": 2009.0, "overdose_per_100k": 12.08, "ci_low": 10.96, "ci_high": 13.21}, {"Year": 2009.0, "overdose_per_100k": 12.09, "ci_low": 10.95, "ci_high": 13.23}, {"Year": 2009.0, "overdose_per_100k": 12.1, "ci_low": 10.94, "ci_high": 13.25}, {"Year": 2009.0, "overdose_per_100k": 12.1, "ci_low": 10.94, "ci_high": 13.27}, {"Year": 2009.0, "overdose_per_100k": 12.11, "ci_low": 10.93, "ci_high": 13.3}, {"Year": 2010.0, "overdose_per_100k": 12.12, "ci_low": 10.92, "ci_high": 13.32}, {"Year": 2010.0, "overdose_per_100k": 12.13, "ci_low": 10.91, "ci_high": 13.34}, {"Year": 2010.0, "overdose_per_100k": 12.13, "ci_low": 10.9, "ci_high": 13.37}, {"Year": 2010.0, "overdose_per_100k": 12.14, "ci_low": 10.89, "ci_high": 13.39}, {"Year": 2010.0, "overdose_per_100k": 12.15, "ci_low": 10.88, "ci_high": 13.41}, {"Year": 2010.0, "overdose_per_100k": 12.15, "ci_low": 10.87, "ci_high": 13.44}, {"Year": 2010.0, "overdose_per_100k": 12.16, "ci_low": 10.86, "ci_high": 13.46}, {"Year": 2010.0, "overdose_per_100k": 12.17, "ci_low": 10.85, "ci_high": 13.49}, {"Year": 2010.0, "overdose_per_100k": 12.17, "ci_low": 10.84, "ci_high": 13.51}, {"Year": 2010.0, "overdose_per_100k": 12.18, "ci_low": 10.82, "ci_high": 13.53}, {"Year": 2010.0, "overdose_per_100k": 12.19, "ci_low": 10.81, "ci_high": 13.56}, {"Year": 2010.0, "overdose_per_100k": 12.19, "ci_low": 10.8, "ci_high": 13.58}, {"Year": 2010.0, "overdose_per_100k": 12.2, "ci_low": 10.79, "ci_high": 13.61}, {"Year": 2010.0, "overdose_per_100k": 12.21, "ci_low": 10.78, "ci_high": 13.63}, {"Year": 2010.0, "overdose_per_100k": 12.21, "ci_low": 10.77, "ci_high": 13.66}, {"Year": 2010.0, "overdose_per_100k": 12.22, "ci_low": 10.75, "ci_high": 13.69}, {"Year": 2010.0, "overdose_per_100k": 12.23, "ci_low": 10.74, "ci_high": 13.71}], "data-666077794fe9b0ba4baa1b4b43e5789c": [{"Date": 2007, "color": "black"}]}}
